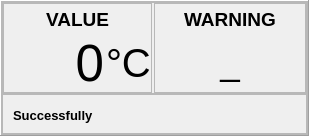
                        <widget class="QFrame" name="temperature_node">
                         <property name="maximumSize">
                          <size>
                           <width>16777215</width>
                           <height>16777215</height>
                          </size>
                         </property>
                         <property name="frameShape">
                          <enum>QFrame::Panel</enum>
                         </property>
                         <property name="frameShadow">
                          <enum>QFrame::Raised</enum>
                         </property>
                         <layout class="QHBoxLayout" name="horizontalLayout_34" stretch="5">
                          <property name="spacing">
                           <number>0</number>
                          </property>
                          <property name="leftMargin">
                           <number>0</number>
                          </property>
                          <property name="topMargin">
                           <number>0</number>
                          </property>
                          <property name="rightMargin">
                           <number>0</number>
                          </property>
                          <property name="bottomMargin">
                           <number>0</number>
                          </property>
                          <item>
                           <widget class="QFrame" name="frame_temperature">
                            <property name="minimumSize">
                             <size>
                              <width>0</width>
                              <height>0</height>
                             </size>
                            </property>
                            <property name="frameShape">
                             <enum>QFrame::StyledPanel</enum>
                            </property>
                            <property name="frameShadow">
                             <enum>QFrame::Raised</enum>
                            </property>
                            <layout class="QVBoxLayout" name="verticalLayout_18" stretch="0,0">
                             <property name="spacing">
                              <number>0</number>
                             </property>
                             <property name="leftMargin">
                              <number>0</number>
                             </property>
                             <property name="topMargin">
                              <number>0</number>
                             </property>
                             <property name="rightMargin">
                              <number>0</number>
                             </property>
                             <property name="bottomMargin">
                              <number>0</number>
                             </property>
                             <item>
                              <widget class="QFrame" name="temperature_main_frame">
                               <property name="frameShape">
                                <enum>QFrame::StyledPanel</enum>
                               </property>
                               <property name="frameShadow">
                                <enum>QFrame::Raised</enum>
                               </property>
                               <layout class="QHBoxLayout" name="horizontalLayout_30">
                                <property name="spacing">
                                 <number>2</number>
                                </property>
                                <property name="leftMargin">
                                 <number>0</number>
                                </property>
                                <property name="topMargin">
                                 <number>0</number>
                                </property>
                                <property name="rightMargin">
                                 <number>0</number>
                                </property>
                                <property name="bottomMargin">
                                 <number>0</number>
                                </property>
                                <item>
                                 <widget class="QFrame" name="temperature_data_frame">
                                  <property name="frameShape">
                                   <enum>QFrame::StyledPanel</enum>
                                  </property>
                                  <property name="frameShadow">
                                   <enum>QFrame::Raised</enum>
                                  </property>
                                  <layout class="QVBoxLayout" name="verticalLayout_21" stretch="0,0">
                                   <property name="spacing">
                                    <number>0</number>
                                   </property>
                                   <property name="leftMargin">
                                    <number>0</number>
                                   </property>
                                   <property name="topMargin">
                                    <number>0</number>
                                   </property>
                                   <property name="rightMargin">
                                    <number>0</number>
                                   </property>
                                   <property name="bottomMargin">
                                    <number>0</number>
                                   </property>
                                   <item>
                                    <widget class="QLabel" name="label_20">
                                     <property name="minimumSize">
                                      <size>
                                       <width>0</width>
                                       <height>30</height>
                                      </size>
                                     </property>
                                     <property name="maximumSize">
                                      <size>
                                       <width>16777215</width>
                                       <height>30</height>
                                      </size>
                                     </property>
                                     <property name="font">
                                      <font>
                                       <pointsize>14</pointsize>
                                       <weight>75</weight>
                                       <bold>true</bold>
                                      </font>
                                     </property>
                                     <property name="text">
                                      <string>VALUE</string>
                                     </property>
                                     <property name="alignment">
                                      <set>Qt::AlignCenter</set>
                                     </property>
                                    </widget>
                                   </item>
                                   <item>
                                    <widget class="QFrame" name="frame_22">
                                     <property name="styleSheet">
                                      <string notr="true">border: none</string>
                                     </property>
                                     <property name="frameShape">
                                      <enum>QFrame::StyledPanel</enum>
                                     </property>
                                     <property name="frameShadow">
                                      <enum>QFrame::Raised</enum>
                                     </property>
                                     <layout class="QHBoxLayout" name="horizontalLayout_45" stretch="6,4">
                                      <property name="spacing">
                                       <number>2</number>
                                      </property>
                                      <property name="leftMargin">
                                       <number>0</number>
                                      </property>
                                      <property name="topMargin">
                                       <number>0</number>
                                      </property>
                                      <property name="rightMargin">
                                       <number>0</number>
                                      </property>
                                      <property name="bottomMargin">
                                       <number>0</number>
                                      </property>
                                      <item>
                                       <widget class="QLabel" name="temperature_value">
                                        <property name="minimumSize">
                                         <size>
                                          <width>100</width>
                                          <height>0</height>
                                         </size>
                                        </property>
                                        <property name="font">
                                         <font>
                                          <pointsize>38</pointsize>
                                         </font>
                                        </property>
                                        <property name="text">
                                         <string>0</string>
                                        </property>
                                        <property name="alignment">
                                         <set>Qt::AlignRight|Qt::AlignTrailing|Qt::AlignVCenter</set>
                                        </property>
                                        <property name="indent">
                                         <number>-1</number>
                                        </property>
                                       </widget>
                                      </item>
                                      <item>
                                       <widget class="QLabel" name="temperature_unit">
                                        <property name="minimumSize">
                                         <size>
                                          <width>35</width>
                                          <height>0</height>
                                         </size>
                                        </property>
                                        <property name="font">
                                         <font>
                                          <pointsize>30</pointsize>
                                         </font>
                                        </property>
                                        <property name="text">
                                         <string>°C</string>
                                        </property>
                                       </widget>
                                      </item>
                                     </layout>
                                    </widget>
                                   </item>
                                  </layout>
                                 </widget>
                                </item>
                                <item>
                                 <widget class="QFrame" name="temperature_status_frame">
                                  <property name="frameShape">
                                   <enum>QFrame::StyledPanel</enum>
                                  </property>
                                  <property name="frameShadow">
                                   <enum>QFrame::Raised</enum>
                                  </property>
                                  <layout class="QVBoxLayout" name="verticalLayout_22" stretch="0,0">
                                   <property name="spacing">
                                    <number>0</number>
                                   </property>
                                   <property name="leftMargin">
                                    <number>0</number>
                                   </property>
                                   <property name="topMargin">
                                    <number>0</number>
                                   </property>
                                   <property name="rightMargin">
                                    <number>0</number>
                                   </property>
                                   <property name="bottomMargin">
                                    <number>0</number>
                                   </property>
                                   <item>
                                    <widget class="QLabel" name="temperature_warning_lbl">
                                     <property name="minimumSize">
                                      <size>
                                       <width>0</width>
                                       <height>30</height>
                                      </size>
                                     </property>
                                     <property name="maximumSize">
                                      <size>
                                       <width>16777215</width>
                                       <height>30</height>
                                      </size>
                                     </property>
                                     <property name="font">
                                      <font>
                                       <pointsize>14</pointsize>
                                       <weight>75</weight>
                                       <bold>true</bold>
                                      </font>
                                     </property>
                                     <property name="text">
                                      <string>WARNING</string>
                                     </property>
                                     <property name="alignment">
                                      <set>Qt::AlignCenter</set>
                                     </property>
                                    </widget>
                                   </item>
                                   <item>
                                    <widget class="QLabel" name="temperature_warning_text">
                                     <property name="minimumSize">
                                      <size>
                                       <width>150</width>
                                       <height>0</height>
                                      </size>
                                     </property>
                                     <property name="font">
                                      <font>
                                       <pointsize>26</pointsize>
                                      </font>
                                     </property>
                                     <property name="text">
                                      <string>_</string>
                                     </property>
                                     <property name="alignment">
                                      <set>Qt::AlignCenter</set>
                                     </property>
                                    </widget>
                                   </item>
                                  </layout>
                                 </widget>
                                </item>
                               </layout>
                              </widget>
                             </item>
                             <item>
                              <widget class="QFrame" name="frame_23">
                               <property name="minimumSize">
                                <size>
                                 <width>0</width>
                                 <height>40</height>
                                </size>
                               </property>
                               <property name="maximumSize">
                                <size>
                                 <width>16777215</width>
                                 <height>40</height>
                                </size>
                               </property>
                               <property name="frameShape">
                                <enum>QFrame::StyledPanel</enum>
                               </property>
                               <property name="frameShadow">
                                <enum>QFrame::Raised</enum>
                               </property>
                               <layout class="QVBoxLayout" name="verticalLayout_25">
                                <property name="spacing">
                                 <number>0</number>
                                </property>
                                <property name="leftMargin">
                                 <number>0</number>
                                </property>
                                <property name="topMargin">
                                 <number>0</number>
                                </property>
                                <property name="rightMargin">
                                 <number>0</number>
                                </property>
                                <property name="bottomMargin">
                                 <number>0</number>
                                </property>
                                <item>
                                 <widget class="QLabel" name="temperature_text_result">
                                  <property name="minimumSize">
                                   <size>
                                    <width>0</width>
                                    <height>40</height>
                                   </size>
                                  </property>
                                  <property name="maximumSize">
                                   <size>
                                    <width>16777215</width>
                                    <height>40</height>
                                   </size>
                                  </property>
                                  <property name="font">
                                   <font>
                                    <pointsize>10</pointsize>
                                    <weight>75</weight>
                                    <bold>true</bold>
                                   </font>
                                  </property>
                                  <property name="text">
                                   <string>Successfully</string>
                                  </property>
                                  <property name="indent">
                                   <number>10</number>
                                  </property>
                                 </widget>
                                </item>
                               </layout>
                              </widget>
                             </item>
                            </layout>
                           </widget>
                          </item>
                         </layout>
                        </widget>
